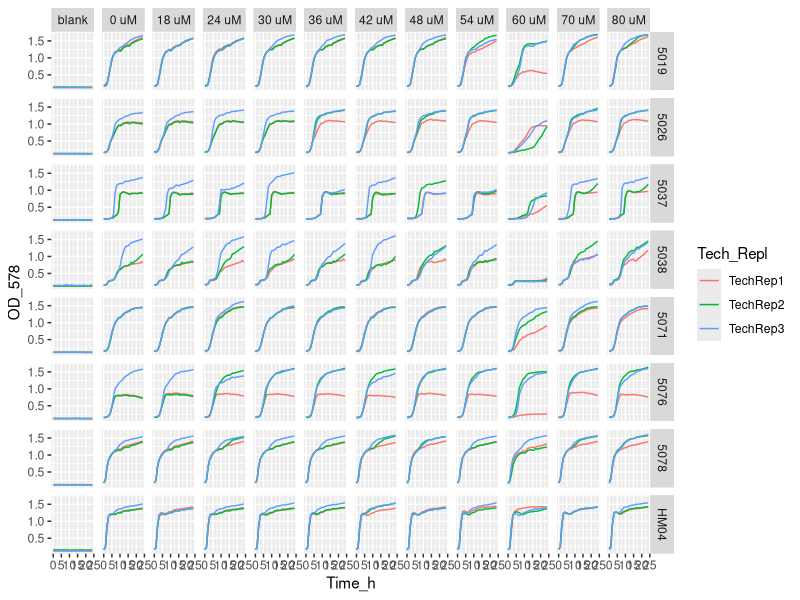
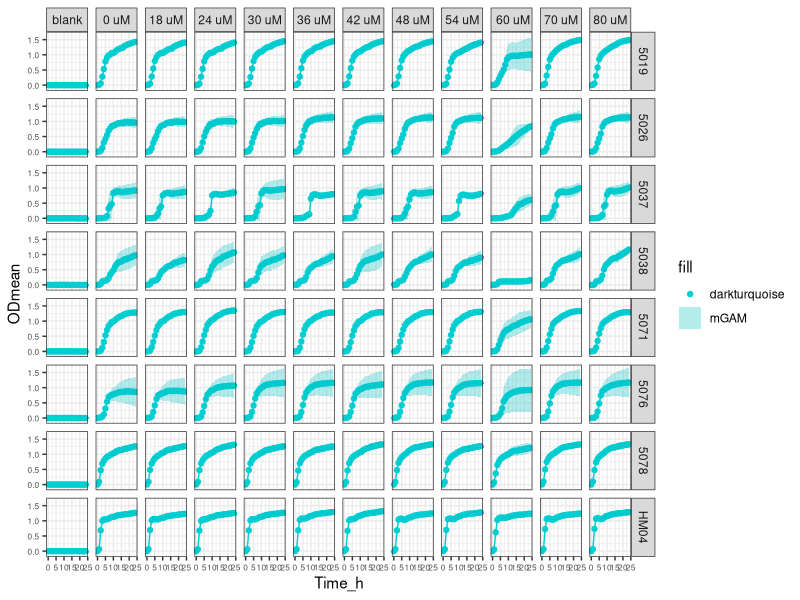

Generate these figures, in order, with R:
setwd("~/ITQB/Plate readings/Exp6_3plates_09112023")

library(tidyverse)

library(readxl)
Exp6 <- Exp6_3plates_09112023_final <- read_excel("Exp6_3plates_09112023_final_final.xlsx")
View(Exp6) 

Exp6_v1 <- Exp6 %>%
  pivot_longer(names_to = "Condition", values_to = "OD_578", cols = -Time_h)
Exp6_v1
View(Exp6_v1)


Exp6_v2 <- separate(Exp6_v1, Condition, 
                    c("Strain",
                      "Transfer_medium",
                      "Zn_condition", 
                      "Tech_Repl",
                      "Biol_Repl",
                      "TPEN_conc",
                      "Well_number"), 
                    sep = "_", remove = FALSE,
                    convert = FALSE)
View(Exp6_v2)

Exp6_v2$OD_578 <- as.numeric (Exp6_v2$OD_578) #Because OD_578 values are character

Exp6_v2$TPEN_conc <- factor(Exp6_v2$TPEN_conc, levels = c("ctrTPENcells",
                                                          "ctrTPEN",
                                                          "3.6",
                                                          "4.8",
                                                          "6",
                                                          "7.2",
                                                          "8.4",
                                                          "9.6",
                                                          "10.8",
                                                          "12",
                                                          "14",
                                                          "16"))

Exp6_v2 <- Exp6_v2 %>% mutate(TPEN_conc = recode (TPEN_conc,
                                                  "ctrTPENcells" = "blank" ,
                                                  "ctrTPEN" = "0 uM",
                                                  "3.6"= "18 uM",
                                                  "4.8"= "24 uM",
                                                  "6" = "30 uM",
                                                  "7.2" = "36 uM",
                                                  "8.4" = "42 uM",
                                                  "9.6" = "48 uM",
                                                  "10.8" = "54 uM",
                                                  "12" = " 60 uM",
                                                  "14" = "70 uM",
                                                  "16" = "80 uM"))

Exp6_v2$Strain <- factor(Exp6_v2$Strain, levels = c("5019",
                                                    "5026",
                                                    "5037",
                                                    "5038",
                                                    "5071",
                                                    "5076",
                                                    "5078",
                                                    "HM04"
))

Exp6_v2 %>%
  ggplot(aes(x= Time_h, y=OD_578, color = Tech_Repl)) +
  geom_line() +
  facet_grid (Strain ~ TPEN_conc)

Exp6_v3<- Exp6_v2 %>% group_by(Strain, Transfer_medium, Zn_condition, Tech_Repl, Biol_Repl, Well_number) %>%
  mutate(blank = Time_h ==0)

View(Exp6_v3)

Exp6_v4 <- Exp6_v3 %>%
  group_by(Strain, Transfer_medium, Zn_condition, Tech_Repl, Biol_Repl, Well_number) %>%
  mutate(OD = OD_578 - OD_578[blank]) %>%
  ungroup()


View(Exp6_v4)

#Obtain the mean and sd
Exp6_v5 <- Exp6_v4 %>% group_by(Time_h, Strain, Transfer_medium, TPEN_conc) %>%
  summarise(ODmean = mean(OD), sdOD = sd(OD), n())

Exp6_v5$Strain <- factor(Exp6_v5$Strain, levels = c("5019",
                                                    "5026",
                                                    "5037",
                                                    "5038",
                                                    "5071",
                                                    "5076",
                                                    "5078",
                                                    "HM04"                     
))


Exp6_v5 <- Exp6_v5 %>% mutate(TPEN_conc = recode (TPEN_conc,
                                                  "ctrTPEN" = "blank" ,
                                                  "ctrTPENcells" = "0 uM",
                                                  "3.6"= "18 uM",
                                                  "4.8"= "24 uM",
                                                  "6" = "30 uM",
                                                  "7.2" = "36 uM",
                                                  "8.4" = "42 uM",
                                                  "9.6" = "48 uM",
                                                  "10.8" = "54 uM",
                                                  "12" = " 60 uM",
                                                  "14" = "70 uM",
                                                  "16" = "80 uM"))


# stocks conc / 0.001(mM --> uM) / d.f (=2)--> conc TPEN (now in the table)


Exp6_v5  %>% filter (Transfer_medium == "mGAM") %>%
  ggplot(aes(x = Time_h,
             y = ODmean,
             color = Transfer_medium,
             fill = "darkturquoise")
  ) +
  geom_point(color = "darkturquoise") + 
  geom_line(color = "darkturquoise") +
  geom_ribbon(aes(ymin=ODmean-sdOD, ymax=ODmean+sdOD, fill = Transfer_medium), 
              alpha = 0.3, colour = NA) + 
  facet_grid (Strain ~ TPEN_conc) +
  theme_bw() + 
  theme(
    axis.text = element_text(size = 6)  # Decrease the size of the numbers on the axes
  )
